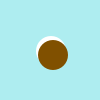
Frame 1 (no input)
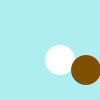
Frame 60 (the mouse pressed at the canvas centre just before this capture)
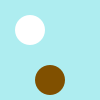
Frame 120 (the mouse held since frame 60 and released just before this capture)

The Processing sketch that drew these frames (run headless with seeded random() and noise(); from frame 60 on, the mouse is pressed at the canvas centre):

// Processing sketch: A3_4
// ── A3_4.pde
/*
A3_4
Laurel O'Brien
laureljobrien@gmail.com
10/04/15
Create an animation of a shape that moves across the screen 
and changes direction when it reaches the canvas bounds.
*/

//initialize variables
int elliX = 50; //x position of ellipse() in slowEllipse()
int elliY = 50; //y position of ellipse() in slowEllipse()
int xDirectionModifier = 1; //indicate positive or negative movement in slowEllipse()
int yDirectionModifier = 1;

int elliX2 = 50; //x position of ellipse() in fastEllipse()
int elliY2 = 50; //y position of ellipse() in fastEllipse()
int xDirectionMod = 1; //indicate positive or negative movement in fastEllipse()
int yDirectionMod = 1;

void setup() 
{
  noStroke(); //persistent lack of stroke
  frameRate(18); //slowed framerate
}

//call 2 functions to draw 2 ellipses moving in straight lines
//within the confines of the canvas at different speeds 
void draw() {
  background(#AEEDF0);
  slowEllipse(); //x and y rates of movement are equal and consistent
  fastEllipse(); //x and y rates of movement movement are different 
}

void slowEllipse() 
{
  elliX += 1 * xDirectionModifier; //move x position 1px
  elliY += 1 * yDirectionModifier; //move y position 1px
  
  //test if ellipse has touched left or right edge
  //and if so, change its direction modifier to reverse
  //movement along x axis
  if (elliX == height - 15) {
    xDirectionModifier = (-1); //make increments (decrements?) negative
  } else if (elliX == 15) {
    xDirectionModifier = 1; //make increments positive
  }
  
  //test if ellipse has touched top or bottom edge
  //and if so, similarly reverse its direction
  if (elliY == height - 15) {
    yDirectionModifier = (-1); //make increments negative
  } else if (elliY == 15) {
    yDirectionModifier = 1; //make increments positive
  }
  
  fill(#FFFFFF); //white
  ellipse(elliX, elliY, 30, 30); //draw ellipse (radius of 15 for calculating edges)
}

void fastEllipse() 
{
  elliX2 += 3 * xDirectionMod; //move x position 3px
  elliY2 += 5 * yDirectionMod; //move y position 5px
  
  //test if ellipse has touched left or right edge
  //and if so, change its direction modifier to reverse
  //movement along x axis
  if (elliX2 >= width - 15) {
    xDirectionMod = (-1); //make increments (decrements?) negative
  } else if (elliX2 <= 15) {
    xDirectionMod = 1; //make increments positive
  }
  
  //test if ellipse has touched top or bottom edge
  //and if so, similarly reverse its direction
  if (elliY2 >= height - 15) {
    yDirectionMod = (-1); //make increments negative
  } else if (elliY2 <= 15) {
    yDirectionMod = 1; //make increments positive
  }
  
  fill(128, 80, 0); //orange
  ellipse(elliX2, elliY2, 30, 30); //draw ellipse, radius of 15 for calculating edges
}
